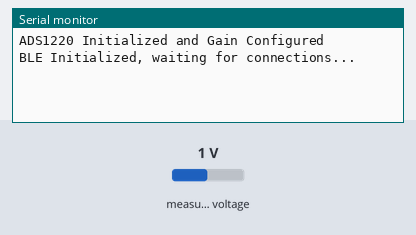
Recording of a program running on a simulated ESP32. Parts: the last lines printed to the serial monitor. Inputs (shaded band) come from the test bench; at power-on: measured voltage 1 V. Nothing arrives over Bluetooth unless stated; a phone connects over Bluetooth LE 3 s after start.

Above: at 1.2 s.
1.3 s: measured voltage set to 0 V
At 3.15 s:
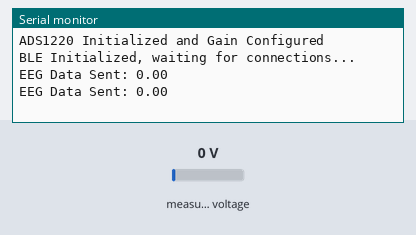
4.3 s: measured voltage set to 0.5 V
At 4.34 s:
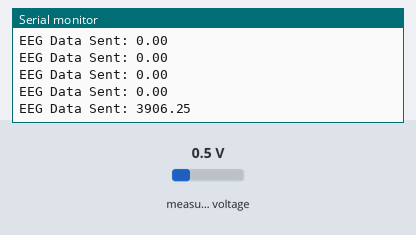

The program:

main.cpp
```cpp
// Libraries
#include <Arduino.h>

// Header Files
#include "NeurofyBLE.h"
#include "EEGAcquisition.h"

// Create an ADS1220 Object
ADS1220_WE ads(ADS1220_CS_PIN, ADS1220_DRDY_PIN);

// Pointer to Handle the BLE Characteristic
BLECharacteristic *pCharacteristic;

// Flag to Track the Device Connection Status. Initialized with False.
bool deviceConnected = false;

void setup() {
  // Initialization
  Serial.begin(9600);        // Serial Monitor Initialization for Debugging
  initADS1220(ads);          // ADS1220 Initialization
  setupBLE(pCharacteristic); // BLE Initialization
}

void loop() {
  // Send EEG Data via BLE
  sendEEGDataBLE(ads, pCharacteristic, deviceConnected);
}
```

Measured:
- after the input at 1.3 s, the serial monitor: prints a new line after 1.8 s (image 1)
- after the input at 4.3 s, the serial monitor: prints a new line at once (image 2)
